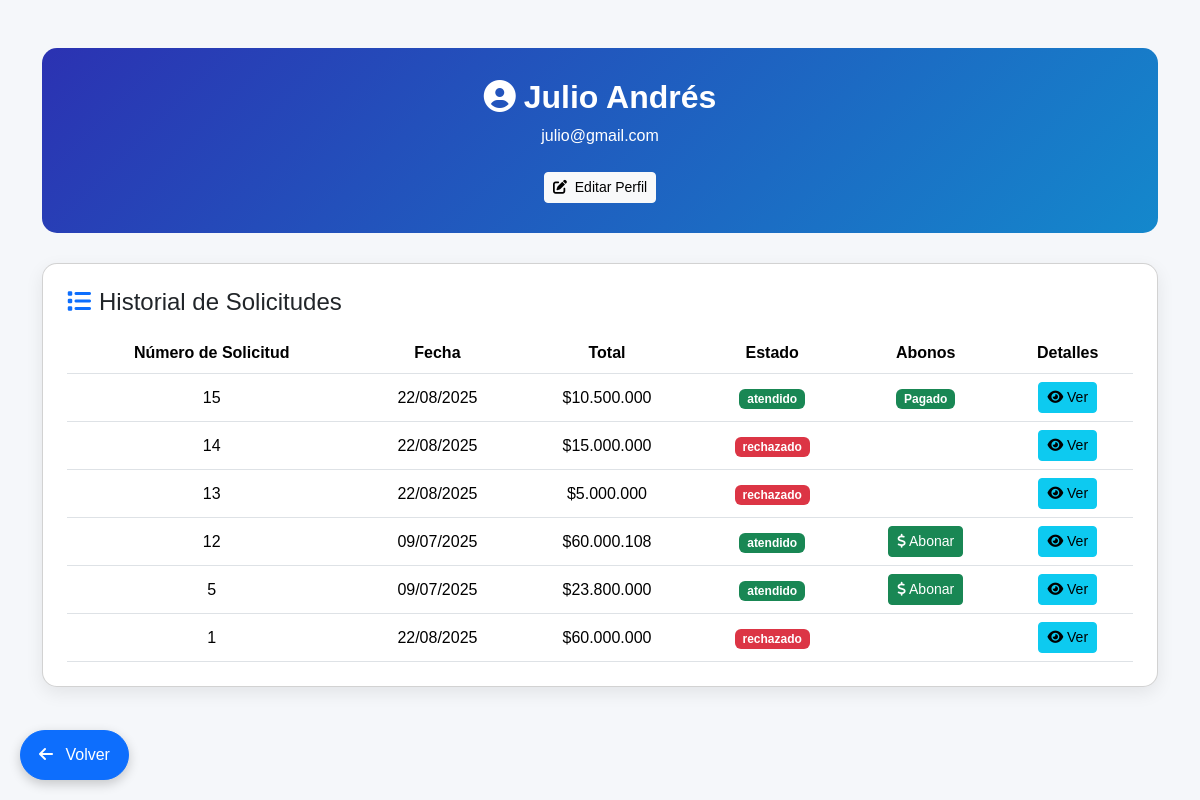
Page /vista/general/perfil.php (signed in) on the earlier database version.
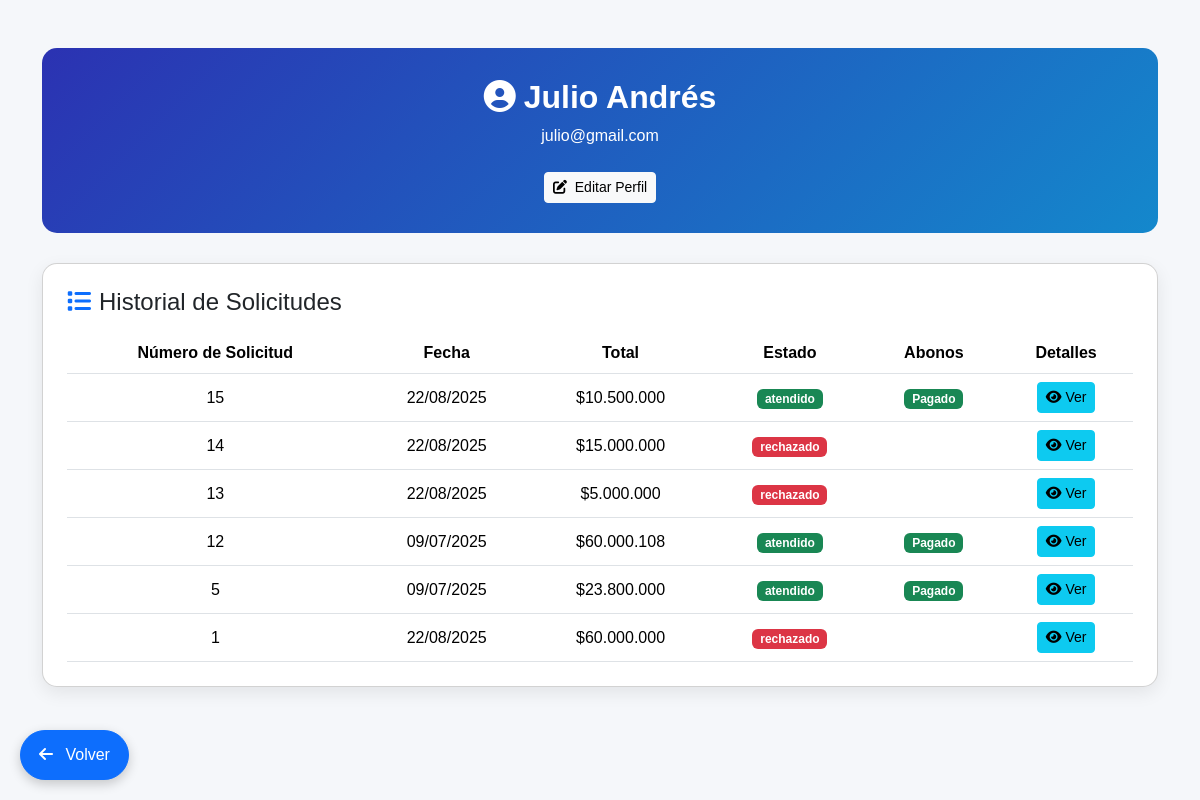
Same page on the later database version.
### tables this page shows
CREATE TABLE `clientes` (
  `id` int(11) NOT NULL,
  `nombre` text NOT NULL,
  `tipo_documento` enum('CC','TI','RC','PASAPORTE','CE') DEFAULT NULL,
  `numero_documento` int(11) DEFAULT NULL,
  `fecha_registro` timestamp NULL DEFAULT NULL,
  `fecha_nacimiento` date DEFAULT NULL,
  `correo` varchar(150) NOT NULL,
  `contacto_1` varchar(15) DEFAULT NULL,
  `contacto_2` varchar(15) DEFAULT NULL,
  `clave` varchar(100) NOT NULL,
  `direccion` text DEFAULT NULL
);

CREATE TABLE `ventas` (
  `id` int(11) NOT NULL,
  `tipo_venta` enum('online','fisica','','') NOT NULL,
  `fecha` timestamp NOT NULL DEFAULT current_timestamp(),
  `total` int(11) NOT NULL,
  `id_cliente` int(11) NOT NULL,
  `estado` enum('solicitado','atendido','rechazado') DEFAULT NULL,
  `detalles` text DEFAULT NULL
);

### modelo/ventas_m.php (called while the page is built, shortened)
<?php
function obtenerVentasporId($conn, $id_venta) {
    $sql = "SELECT * FROM ventas WHERE id = ?";
    $stmt = $conn->prepare($sql);
    $stmt->bind_param("i", $id_venta);
    $stmt->execute();
    $result = $stmt->get_result();
    return $result->fetch_assoc();
}
function obtenerTotalAbonosPorVenta($conn, $id_venta) {
    $sql = "SELECT SUM(monto) AS total_abonos FROM abonos WHERE id_venta = ? AND estado = 'aceptado'";
    $stmt = $conn->prepare($sql);
    $stmt->bind_param("i", $id_venta);
    $stmt->execute();
    $result = $stmt->get_result();
    $row = $result->fetch_assoc();
    return $row['total_abonos'] ?? 0;
}
?>

### vista/general/perfil.php (the view, shortened to what this page needs)
<?php
require_once '../../conexion.php';
include '../../modelo/ventas_m.php';
$id = $_SESSION['id_cliente'];
$stmt = $conn->prepare("SELECT nombre, tipo_documento, numero_documento, fecha_nacimiento, correo, contacto_1, contacto_2, direccion FROM clientes WHERE id = ?");
$stmt->bind_param("i", $id);
$stmt->execute();
$result = $stmt->get_result();
$cliente = $result->fetch_assoc();
$stmt2 = $conn->prepare("SELECT * FROM ventas WHERE id_cliente = ? ORDER BY id DESC");
$stmt2->bind_param("i", $id);
$stmt2->execute();
$compras = $stmt2->get_result();
$compras->data_seek(0);
?>
<!DOCTYPE html>
<html lang="es">
<head>
    <link rel="stylesheet" href="../../libs/bootstrap-5.3.3-dist/css/bootstrap.min.css">
    <link rel="stylesheet" href="../../libs/fontawesome-free-6.7.2-web/css/all.min.css">
</head>
<body>
    <button onclick="window.location.href='PaginaPrincipal.php';" class="btn btn-primary btn-floating">
        <i class="fas fa-arrow-left me-2"></i> Volver
    </button>
    <div class="container py-5">
        <div class="profile-header text-center">
            <h2><i class="fas fa-user-circle me-2"></i><?php echo $cliente['nombre']; ?></h2>
            <p><?php echo $cliente['correo']; ?></p>
            <button type="button" class="btn btn-light btn-sm mt-2" data-bs-toggle="modal" data-bs-target="#editarPerfilModal">
                <i class="fas fa-edit me-1"></i> Editar Perfil
            </button>
        </div>
        <div class="card p-4">
            <h4 class="mb-3"><i class="fas fa-list me-2 text-primary"></i>Historial de Solicitudes</h4>
            <?php if ($compras->num_rows > 0): ?>
                <div class="table-responsive">
                    <table class="table align-middle text-center mb-0">
                        <thead>
                            <tr>
                                <th>Número de Solicitud</th>
                                <th>Fecha</th>
                                <th>Total</th>
                                <th>Estado</th>
                                <th>Abonos</th>
                                <th>Detalles</th>
                            </tr>
                        </thead>
                        <tbody>
                            <?php $i = 1;
                            while ($compra = $compras->fetch_assoc()): ?>
                                <tr>
                                    <td><?= $compra['id']; ?></td>
                                    <td><?php echo date('d/m/Y', strtotime($compra['fecha'])); ?></td>
                                    <td>$<?php echo number_format($compra['total'], 0, ',', '.'); ?></td>
                                    <td>
                                        <span class="badge <?php echo $compra['estado'] === 'rechazado' ? 'bg-danger' : ($compra['estado'] === 'atendido' ? 'bg-success' : 'bg-secondary'); ?>">
                                            <?php echo $compra['estado']; ?>
                                        </span>
                                    </td>
                                    <?php
                                    $venta = obtenerVentasporId($conn, $compra['id']);
                                    $id_venta = $venta['id'];
                                    $totalAbonos = obtenerTotalAbonosPorVenta($conn, $id_venta);
                                    $saldoPendiente = $venta['total'] - $totalAbonos;
                                    ?>
                                    <td>
                                        <?php if ($venta['estado'] === 'atendido' && $saldoPendiente > 0): ?>
                                            <a href="#" class="btn btn-sm btn-success" data-bs-toggle="modal"
                                                data-bs-target="#abonarCompraModal<?php echo $compra['id']; ?>">
                                                <i class="fas fa-dollar"></i> Abonar
                                            </a>
                                        <?php elseif ($saldoPendiente == 0): ?>
                                            <span class="badge bg-success">Pagado</span>
                                        <?php endif; ?>
                                    </td>
                                    <td>
                                        <a href="#" class="btn btn-sm btn-info" data-bs-toggle="modal" data-bs-target="#detalleCompraModal<?php echo $compra['id']; ?>">
                                            <i class="fas fa-eye"></i> Ver
                                        </a>
                                    </td>
                </div>
                </tr>
            <?php endwhile; ?>
    <?php else: ?>
        <p class="text-center text-muted mt-3">Aún no has realizado compras.</p>
    <?php endif; ?>
</body>
</html>

### vista/general/perfil.php (style rules this page uses)
body { background: #f5f7fa; min-height: 100vh; font-family: 'Poppins', sans-serif; }
.btn-floating { position: fixed; bottom: 20px; left: 20px; border-radius: 50px; padding: 12px 18px; box-shadow: 0 4px 12px rgba(0, 0, 0, 0.2); z-index: 999; }
.card { border-radius: 15px; box-shadow: 0 6px 18px rgba(0, 0, 0, 0.08); }
.profile-header { background: linear-gradient(135deg, #2B32B2, #1488CC); border-radius: 15px; color: white; padding: 30px; margin-bottom: 30px; }
.profile-header h2 { font-weight: 700; }
.table thead { background-color: #007BFF; color: #fff; }

Differences in the rows shown:
changed ventas id 12: text "Abonar" → "Pagado"
changed ventas id 5: text "Abonar" → "Pagado"
